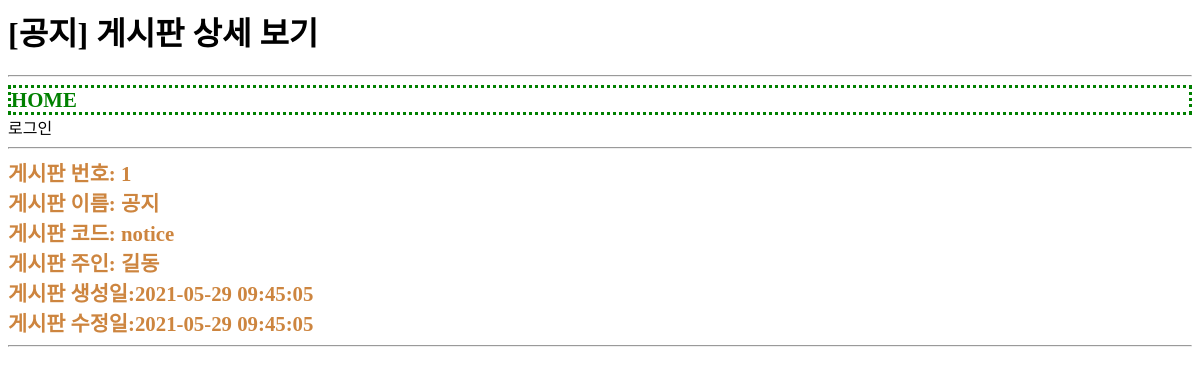
The app's page /usr/board/detail.php?id=1, older data.
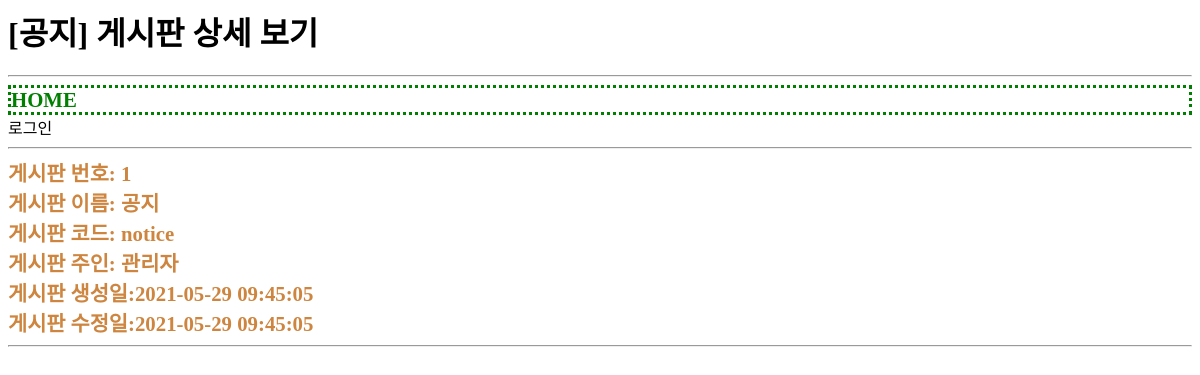
The same page, newer data.
### tables this page shows
CREATE TABLE `member`(
	id INT(10) UNSIGNED NOT NULL PRIMARY KEY AUTO_INCREMENT,
	delStatus INT(1) UNSIGNED NOT NULL,
	regDate DATETIME NOT NULL,
	updateDate DATETIME NOT NULL,
	loginId CHAR(20) NOT NULL,
	loginPw CHAR(100) NOT NULL,
	`name` CHAR(20) NOT NULL,
	nickname CHAR(20) NOT NULL,
	cellphoneNo CHAR(20) NOT NULL,
	email CHAR(100) NOT NULL
);

### util.php (called while the page is built, shortened)
<?php
function DB__getRow($sql) {
  global $dbConn;
  $rs = mysqli_query($dbConn, $sql);
  $row = mysqli_fetch_assoc($rs);
  return $row;
}
?>

### usr/board/detail.php (the view, shortened to what this page needs)
<?php
$boardId = $_GET['id'];
$sqlGetBoard = "
SELECT * FROM board
WHERE id = ${boardId};
";
$board = DB__getRow($sqlGetBoard);
$memberId = $board['memberId'];
$sqlGetMember = "
SELECT * FROM `member`
WHERE id = ${memberId};
";
$member = DB__getRow($sqlGetMember);
?>
<?php
require_once __DIR__ . '/../head.php';
?>
<div>
게시판 번호: <?=$board['id']?><br>
게시판 이름: <?=$board['name']?><br>
게시판 코드: <?=$board['code']?><br>
게시판 주인: <?=$member['nickname']?><br>
게시판 생성일:<?=$board['regDate']?><br>
게시판 수정일:<?=$board['updateDate']?><br>
</div>
<hr>
<?php
require_once __DIR__ . '/../foot.php';
?>

Row changes from the older to the newer data that the page shows:
changed member: nickname "길동" → "관리자"
